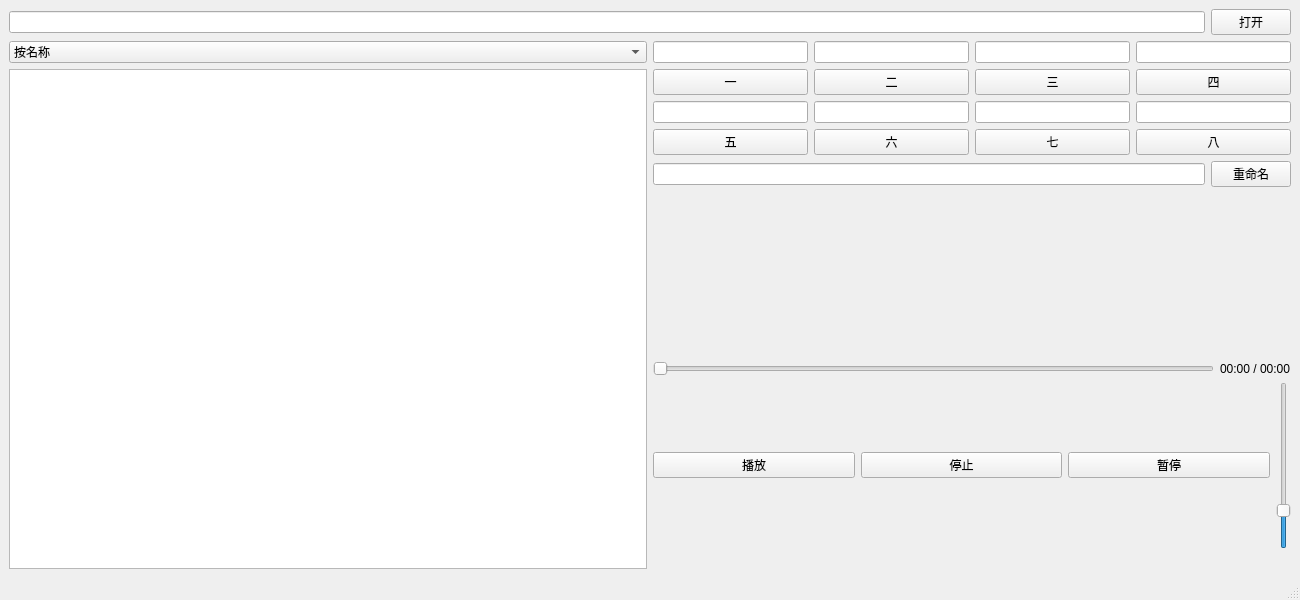
<?xml version="1.0" encoding="UTF-8"?>
<ui version="4.0">
 <class>MainWindow</class>
 <widget class="QMainWindow" name="MainWindow">
  <property name="geometry">
   <rect>
    <x>0</x>
    <y>0</y>
    <width>1300</width>
    <height>600</height>
   </rect>
  </property>
  <property name="sizePolicy">
   <sizepolicy hsizetype="Expanding" vsizetype="Expanding">
    <horstretch>0</horstretch>
    <verstretch>0</verstretch>
   </sizepolicy>
  </property>
  <property name="baseSize">
   <size>
    <width>1500</width>
    <height>1200</height>
   </size>
  </property>
  <property name="windowTitle">
   <string>MainWindow</string>
  </property>
  <widget class="QWidget" name="centralwidget">
   <layout class="QVBoxLayout" name="verticalLayout_13">
    <item>
     <layout class="QHBoxLayout" name="horizontalLayout">
      <item>
       <widget class="QLineEdit" name="Edit_FilePath"/>
      </item>
      <item>
       <widget class="QPushButton" name="Btn_Openfile">
        <property name="text">
         <string>打开</string>
        </property>
       </widget>
      </item>
     </layout>
    </item>
    <item>
     <layout class="QHBoxLayout" name="horizontalLayout_8">
      <item>
       <layout class="QVBoxLayout" name="verticalLayout_12">
        <item>
         <widget class="QComboBox" name="comboBox_Sort">
          <item>
           <property name="text">
            <string>按名称</string>
           </property>
          </item>
          <item>
           <property name="text">
            <string>按修改日期</string>
           </property>
          </item>
          <item>
           <property name="text">
            <string>按文件类型</string>
           </property>
          </item>
         </widget>
        </item>
        <item>
         <widget class="QTreeView" name="treeView">
          <property name="sizePolicy">
           <sizepolicy hsizetype="Expanding" vsizetype="Preferred">
            <horstretch>200</horstretch>
            <verstretch>0</verstretch>
           </sizepolicy>
          </property>
         </widget>
        </item>
       </layout>
      </item>
      <item>
       <layout class="QVBoxLayout" name="verticalLayout_11">
        <item>
         <layout class="QVBoxLayout" name="verticalLayout_9">
          <item>
           <layout class="QHBoxLayout" name="horizontalLayout_3">
            <item>
             <layout class="QVBoxLayout" name="verticalLayout">
              <item>
               <widget class="QLineEdit" name="lineEdit_label_1"/>
              </item>
              <item>
               <widget class="QPushButton" name="Btn_label_1">
                <property name="text">
                 <string>一</string>
                </property>
               </widget>
              </item>
             </layout>
            </item>
            <item>
             <layout class="QVBoxLayout" name="verticalLayout_2">
              <item>
               <widget class="QLineEdit" name="lineEdit_label_2"/>
              </item>
              <item>
               <widget class="QPushButton" name="Btn_label_2">
                <property name="text">
                 <string>二</string>
                </property>
               </widget>
              </item>
             </layout>
            </item>
            <item>
             <layout class="QVBoxLayout" name="verticalLayout_3">
              <item>
               <widget class="QLineEdit" name="lineEdit_label_3"/>
              </item>
              <item>
               <widget class="QPushButton" name="Btn_label_3">
                <property name="text">
                 <string>三</string>
                </property>
               </widget>
              </item>
             </layout>
            </item>
            <item>
             <layout class="QVBoxLayout" name="verticalLayout_7">
              <item>
               <widget class="QLineEdit" name="lineEdit_label_4"/>
              </item>
              <item>
               <widget class="QPushButton" name="Btn_label_4">
                <property name="text">
                 <string>四</string>
                </property>
               </widget>
              </item>
             </layout>
            </item>
           </layout>
          </item>
          <item>
           <layout class="QHBoxLayout" name="horizontalLayout_4">
            <item>
             <layout class="QVBoxLayout" name="verticalLayout_4">
              <item>
               <widget class="QLineEdit" name="lineEdit_label_5"/>
              </item>
              <item>
               <widget class="QPushButton" name="Btn_label_5">
                <property name="text">
                 <string>五</string>
                </property>
               </widget>
              </item>
             </layout>
            </item>
            <item>
             <layout class="QVBoxLayout" name="verticalLayout_6">
              <item>
               <widget class="QLineEdit" name="lineEdit_label_6"/>
              </item>
              <item>
               <widget class="QPushButton" name="Btn_label_6">
                <property name="text">
                 <string>六</string>
                </property>
               </widget>
              </item>
             </layout>
            </item>
            <item>
             <layout class="QVBoxLayout" name="verticalLayout_5">
              <item>
               <widget class="QLineEdit" name="lineEdit_label_7"/>
              </item>
              <item>
               <widget class="QPushButton" name="Btn_label_7">
                <property name="text">
                 <string>七</string>
                </property>
               </widget>
              </item>
             </layout>
            </item>
            <item>
             <layout class="QVBoxLayout" name="verticalLayout_8">
              <item>
               <widget class="QLineEdit" name="lineEdit_label_8"/>
              </item>
              <item>
               <widget class="QPushButton" name="Btn_label_8">
                <property name="text">
                 <string>八</string>
                </property>
               </widget>
              </item>
             </layout>
            </item>
           </layout>
          </item>
          <item>
           <layout class="QHBoxLayout" name="horizontalLayout_2">
            <item>
             <widget class="QLineEdit" name="lineEdit_label_Rename"/>
            </item>
            <item>
             <widget class="QPushButton" name="Btn_Rename">
              <property name="text">
               <string>重命名</string>
              </property>
             </widget>
            </item>
           </layout>
          </item>
         </layout>
        </item>
        <item>
         <spacer name="verticalSpacer">
          <property name="orientation">
           <enum>Qt::Vertical</enum>
          </property>
          <property name="sizeHint" stdset="0">
           <size>
            <width>20</width>
            <height>40</height>
           </size>
          </property>
         </spacer>
        </item>
        <item>
         <layout class="QHBoxLayout" name="horizontalLayout_7">
          <item>
           <widget class="QSlider" name="progressSlider">
            <property name="maximum">
             <number>1000</number>
            </property>
            <property name="pageStep">
             <number>1</number>
            </property>
            <property name="orientation">
             <enum>Qt::Horizontal</enum>
            </property>
           </widget>
          </item>
          <item>
           <widget class="QLabel" name="label_time">
            <property name="text">
             <string>00:00 / 00:00</string>
            </property>
           </widget>
          </item>
         </layout>
        </item>
        <item>
         <layout class="QVBoxLayout" name="verticalLayout_10">
          <item>
           <layout class="QHBoxLayout" name="horizontalLayout_5">
            <item>
             <widget class="QPushButton" name="Btn_play">
              <property name="text">
               <string>播放</string>
              </property>
             </widget>
            </item>
            <item>
             <widget class="QPushButton" name="Btn_Stop">
              <property name="text">
               <string>停止</string>
              </property>
             </widget>
            </item>
            <item>
             <widget class="QPushButton" name="Btn_Pause">
              <property name="text">
               <string>暂停</string>
              </property>
             </widget>
            </item>
            <item>
             <widget class="QSlider" name="volumeSlider">
              <property name="value">
               <number>20</number>
              </property>
              <property name="orientation">
               <enum>Qt::Vertical</enum>
              </property>
             </widget>
            </item>
           </layout>
          </item>
         </layout>
        </item>
        <item>
         <layout class="QHBoxLayout" name="horizontalLayout_6">
          <item>
           <spacer name="horizontalSpacer">
            <property name="orientation">
             <enum>Qt::Horizontal</enum>
            </property>
            <property name="sizeHint" stdset="0">
             <size>
              <width>40</width>
              <height>20</height>
             </size>
            </property>
           </spacer>
          </item>
          <item>
           <spacer name="horizontalSpacer_2">
            <property name="orientation">
             <enum>Qt::Horizontal</enum>
            </property>
            <property name="sizeHint" stdset="0">
             <size>
              <width>40</width>
              <height>20</height>
             </size>
            </property>
           </spacer>
          </item>
         </layout>
        </item>
       </layout>
      </item>
     </layout>
    </item>
   </layout>
  </widget>
  <widget class="QMenuBar" name="menubar">
   <property name="geometry">
    <rect>
     <x>0</x>
     <y>0</y>
     <width>1300</width>
     <height>21</height>
    </rect>
   </property>
  </widget>
  <widget class="QStatusBar" name="statusbar"/>
 </widget>
 <resources/>
 <connections/>
</ui>
